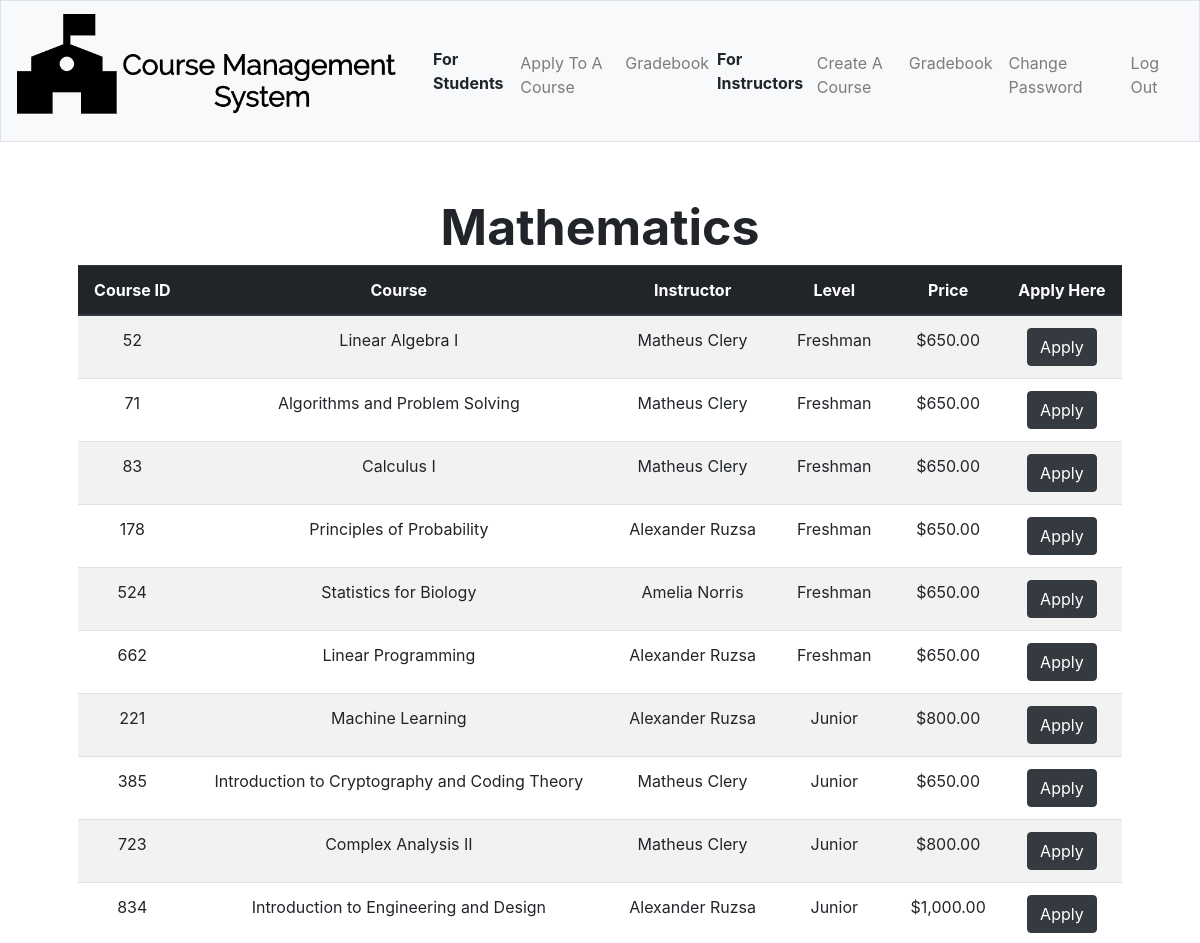
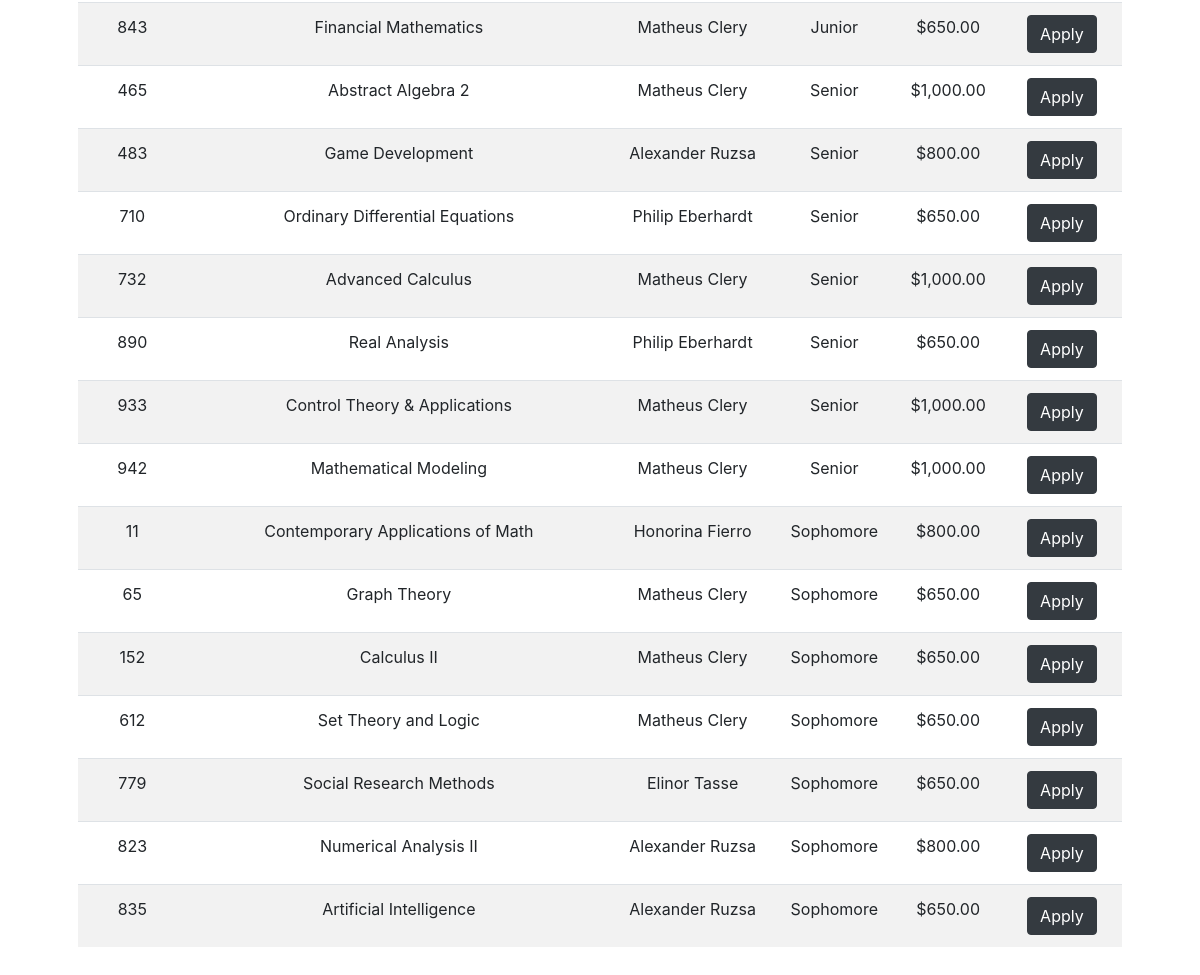
Page /math (signed in) on the committed database (2 pictures, top to bottom).
### tables this page shows
CREATE TABLE 'courses' ('id' integer PRIMARY KEY NOT NULL, 'instructor' text, 'name' text, 'total' INTEGER, 'subject' text, 'price' integer DEFAULT 650, 'level' text);

### application.py (the view, shortened to what this page needs)
@app.route("/math", methods=["GET", "POST"])
@login_required
def math():
    if request.method =="GET":
        courses=db.execute("SELECT * FROM courses WHERE subject = 'Mathematics' ORDER BY courses.level, courses.id")
        return render_template("subjects/math.html", courses=courses)

### application.py (called while the page is built)
@app.after_request
def after_request(response):
    response.headers["Cache-Control"] = "no-cache, no-store, must-revalidate"
    response.headers["Expires"] = 0
    response.headers["Pragma"] = "no-cache"
    return response

### helpers.py (called while the page is built)
def login_required(f):
    @wraps(f)
    def decorated_function(*args, **kwargs):
        if session.get("user_id") is None:
            return redirect("/login")
        return f(*args, **kwargs)
    return decorated_function

def usd(value):
    return f"${value:,.2f}"

### templates/subjects/math.html (shortened to what this page needs)
{% extends "layout.html" %}
{% block main %}
<div style = "font-size: 50px; text-align:middle;"> <b> Mathematics</b></div>
<table class="table table-striped">
        <thead class="thead-dark">
            <tr>
                <th>Course ID</th>
                <th>Course</th>
                <th>Instructor</th>
                <th>Level</th>
                <th>Price</th>
                <th>Apply Here</th>
            </tr>
        </thead>
        <tbody>
 <tbody>
                {% for row in courses %}
                <tr>
                    <td>{{row["id"]}}</td>
                    <td>{{row["name"]}}</td>
                    <td>{{row["instructor"]}}</td>
                    <td>{{row["level"]}}</td>
                    <td>{{row["price"]|usd}}</td>
                    <form action="/math" method="post">
                    <td><button class="btn btn-dark" name = "cid" type="submit" value = "{{row['id']}}">Apply</button></td>
                            </form>
                </tr>
                {% endfor %}
        </tbody>
    </table>
{% endblock %}

### rows in the picture
courses: id "52", name "Linear Algebra I", instructor "Matheus Clery", level "Freshman", price "$650.00"
courses: id "71", name "Algorithms and Problem Solving", instructor "Matheus Clery", level "Freshman", price "$650.00"
courses: id "83", name "Calculus I", instructor "Matheus Clery", level "Freshman", price "$650.00"
courses: id "178", name "Principles of Probability", instructor "Alexander Ruzsa", level "Freshman", price "$650.00"
courses: id "524", name "Statistics for Biology", instructor "Amelia Norris", level "Freshman", price "$650.00"
courses: id "662", name "Linear Programming", instructor "Alexander Ruzsa", level "Freshman", price "$650.00"
courses: id "221", name "Machine Learning", instructor "Alexander Ruzsa", level "Junior", price "$800.00"
courses: id "385", name "Introduction to Cryptography and Coding Theory", instructor "Matheus Clery", level "Junior", price "$650.00"
courses: id "723", name "Complex Analysis II", instructor "Matheus Clery", level "Junior", price "$800.00"
courses: id "834", name "Introduction to Engineering and Design", instructor "Alexander Ruzsa", level "Junior", price "$1,000.00"
courses: id "843", name "Financial Mathematics", instructor "Matheus Clery", level "Junior", price "$650.00"
courses: id "465", name "Abstract Algebra 2", instructor "Matheus Clery", level "Senior", price "$1,000.00"
courses: id "483", name "Game Development", instructor "Alexander Ruzsa", level "Senior", price "$800.00"
courses: id "710", name "Ordinary Differential Equations", instructor "Philip Eberhardt", level "Senior", price "$650.00"
courses: id "732", name "Advanced Calculus", instructor "Matheus Clery", level "Senior", price "$1,000.00"
courses: id "890", name "Real Analysis", instructor "Philip Eberhardt", level "Senior", price "$650.00"
courses: id "933", name "Control Theory & Applications", instructor "Matheus Clery", level "Senior", price "$1,000.00"
courses: id "942", name "Mathematical Modeling", instructor "Matheus Clery", level "Senior", price "$1,000.00"
courses: id "11", name "Contemporary Applications of Math", instructor "Honorina Fierro", level "Sophomore", price "$800.00"
courses: id "65", name "Graph Theory", instructor "Matheus Clery", level "Sophomore", price "$650.00"
courses: id "152", name "Calculus II", instructor "Matheus Clery", level "Sophomore", price "$650.00"
courses: id "612", name "Set Theory and Logic", instructor "Matheus Clery", level "Sophomore", price "$650.00"
courses: id "779", name "Social Research Methods", instructor "Elinor Tasse", level "Sophomore", price "$650.00"
courses: id "823", name "Numerical Analysis II", instructor "Alexander Ruzsa", level "Sophomore", price "$800.00"
courses: id "835", name "Artificial Intelligence", instructor "Alexander Ruzsa", level "Sophomore", price "$650.00"
